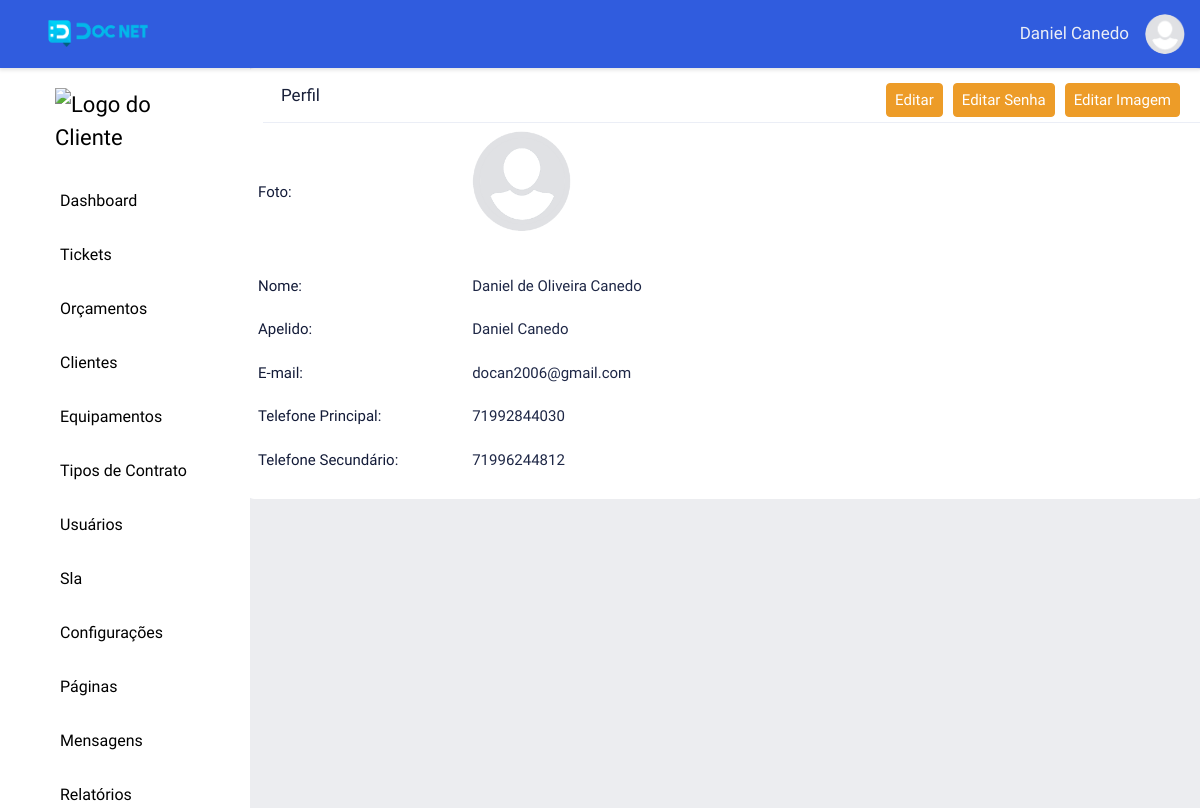
The page /view-profile/index (signed in) on the database its author committed.
### tables this page shows
CREATE TABLE `adms_levels_pages` (
  `id` int NOT NULL,
  `permission` int NOT NULL DEFAULT '2',
  `order_level_page` int NOT NULL,
  `print_menu` int NOT NULL DEFAULT '2' COMMENT '1 - Apresentar no menu, 2 - Não apresentar no menu',
  `dropdown` int NOT NULL DEFAULT '2' COMMENT '1 - Dropdow , 2 - não dropdow',
  `adms_access_level_id` int NOT NULL,
  `adms_page_id` int NOT NULL,
  `adms_items_menu_id` int NOT NULL DEFAULT '1',
  `created` datetime NOT NULL,
  `modified` datetime DEFAULT NULL
);

CREATE TABLE `adms_pages` (
  `id` int NOT NULL,
  `controller` varchar(220) NOT NULL,
  `metodo` varchar(220) NOT NULL,
  `menu_controller` varchar(220) NOT NULL,
  `menu_metodo` varchar(220) NOT NULL,
  `name_page` varchar(220) NOT NULL,
  `publish` int NOT NULL DEFAULT '2',
  `icon` varchar(45) DEFAULT NULL,
  `obs` text,
  `adms_sits_pgs_id` int NOT NULL DEFAULT '2',
  `adms_types_pgs_id` int NOT NULL,
  `adms_groups_pgs_id` int NOT NULL,
  `created` datetime NOT NULL,
  `modified` datetime DEFAULT NULL
);

CREATE TABLE `adms_items_menus` (
  `id` int NOT NULL,
  `name` varchar(220) NOT NULL,
  `icon` varchar(45) NOT NULL,
  `order_item_menu` int NOT NULL,
  `created` datetime NOT NULL,
  `modified` datetime DEFAULT NULL
);

CREATE TABLE `adms_users` (
  `id` int NOT NULL,
  `name` varchar(220) NOT NULL,
  `nickname` varchar(44) DEFAULT NULL,
  `email` varchar(220) NOT NULL,
  `user` varchar(220) NOT NULL,
  `password` varchar(220) NOT NULL,
  `recover_password` varchar(220) DEFAULT NULL,
  `conf_email` varchar(220) DEFAULT NULL,
  `image` varchar(220) DEFAULT NULL,
  `adms_sits_user_id` int NOT NULL DEFAULT '1',
  `adms_access_level_id` int DEFAULT NULL,
  `cpf` varchar(45) DEFAULT NULL,
  `rg` varchar(45) DEFAULT NULL,
  `dt_nasc` varchar(45) DEFAULT NULL,
  `sexo` int DEFAULT NULL,
  `tel_1` varchar(45) DEFAULT NULL,
  `tel_2` varchar(45) DEFAULT NULL,
  `tel_3` varchar(45) DEFAULT NULL,
  `rede_social_1` varchar(220) DEFAULT NULL,
  `rede_social_2` varchar(220) DEFAULT NULL,
  `rede_social_3` varchar(220) DEFAULT NULL,
  `logradouro` varchar(220) DEFAULT NULL,
  `numero_logr` varchar(10) DEFAULT NULL,
  `bairro` varchar(220) DEFAULT NULL,
  `cidade` varchar(220) DEFAULT NULL,
  `uf` varchar(5) DEFAULT NULL,
  `empresa_id` int NOT NULL DEFAULT '1',
  `cliente_id` int NOT NULL DEFAULT '1',
  `setor_id` int DEFAULT '1',
  `contr_id` int NOT NULL DEFAULT '1',
  `created` datetime NOT NULL,
  `modified` datetime DEFAULT NULL
);

### core/ConfigController.php (called while the page is built, shortened)
<?php
class ConfigController extends Config
{
    private string $urlController;
    private string $urlMetodo;
    private string $urlParameter;
    public function __construct()
    {
        if (!empty(filter_input(INPUT_GET, 'url', FILTER_DEFAULT))) {
            $this->url = filter_input(INPUT_GET, 'url', FILTER_DEFAULT);
            $this->urlArray = explode("/", $this->url);
            if (isset($this->urlArray[0])) {
                $this->urlController = $this->slugController($this->urlArray[0]);
            } else {
                $this->urlController = $this->slugController(CONTROLLER);
            }
            if (isset($this->urlArray[1])) {
                $this->urlMetodo = $this->slugMetodo($this->urlArray[1]);
            } else {
                $this->urlMetodo = $this->slugMetodo(METODO);
            }
            if (isset($this->urlArray[2])) {
                $this->urlParameter = $this->urlArray[2];
            } else {
                $this->urlParameter = "";
            }
        } else {
            $this->urlController = $this->slugController(CONTROLLERERRO);
            $this->urlMetodo = $this->slugMetodo(METODO);
            $this->urlParameter = "";
        }
    }
    private function slugController(string $slugController): string
    {
        $this->urlSlugController = $slugController;
        $this->urlSlugController = strtolower($this->urlSlugController);
        $this->urlSlugController = str_replace("-", " ", $this->urlSlugController);
        $this->urlSlugController = ucwords($this->urlSlugController);
        $this->urlSlugController = str_replace(" ", "", $this->urlSlugController);
        return $this->urlSlugController;
    }
    private function slugMetodo(string $urlSlugMetodo): string
    {
        $this->urlSlugMetodo = $this->slugController($urlSlugMetodo);
        $this->urlSlugMetodo = lcfirst($this->urlSlugMetodo);
        return $this->urlSlugMetodo;
    }
    public function loadPage(): void
    {
        $loadPgAdm = new \Core\CarregarPgAdmLevel();
        $loadPgAdm->loadPage($this->urlController, $this->urlMetodo, $this->urlParameter);
    }
}

### index.php (called while the page is built, shortened)
<?php
$home = new Core\ConfigController();
$home->loadPage();

### app/adms/Models/helper/AdmsRead.php (called while the page is built, shortened)
<?php
class AdmsRead extends AdmsConn
{
    private string $select;
    private array $values = [];
    private object $query;
    public function fullRead(string $query, string|null $parseString = null): void
    {
        $this->select = $query;
        if (!empty($parseString)) {
            parse_str($parseString, $this->values);
        }
        $this->exeInstruction();
    }
    private function exeInstruction(): void
    {
        $this->connection();
        try {
            $this->exeParameter();
            $this->query->execute();
            $this->result = $this->query->fetchAll();
        } catch (PDOException $err) {
            $this->result = null;
        }
    }
    private function connection(): void
    {
        $this->conn = $this->connectDb();
        $this->query = $this->conn->prepare($this->select);
        $this->query->setFetchMode(PDO::FETCH_ASSOC);
    }
    private function exeParameter(): void
    {
        if ($this->values) {
            foreach ($this->values as $link => $value) {
                if (($link == 'limit') or ($link == 'offset') or ($link == 'id')) {
                    $value = (int) $value;
                }
                $this->query->bindValue(":{$link}", $value, (is_int($value) ? PDO::PARAM_INT : PDO::PARAM_STR));
            }
        }
    }
}

### app/adms/Models/helper/AdmsConn.php (called while the page is built, shortened)
<?php
abstract class AdmsConn
{
    private string $host = HOST;
    private string $user = USER;
    private string $pass = PASS;
    private string $dbname = DBNAME;
    protected function connectDb(): object
    {
        try {
            $this->connect = new PDO("mysql:host={$this->host};dbname=" . $this->dbname, $this->user, $this->pass);
            return $this->connect;
        } catch (PDOException $err) {
            die("Erro - 001: Por favor tente novamente. Caso o problema persista, entre em contato o administrador " . EMAILADM);
        }
    }
}

### app/adms/Models/helper/AdmsMenu.php (called while the page is built, shortened)
<?php
class AdmsMenu
{
    public function itemMenu(): array|null|bool
    {
        $listMenu = new \App\adms\Models\helper\AdmsRead();
        $listMenu->fullRead(
            "SELECT lev_pag.id AS id_lev_pag, lev_pag.dropdown, lev_pag.adms_page_id,
                        pag.id AS id_pag, pag.menu_controller, pag.menu_metodo, pag.name_page, pag.icon,
                        itm_men.id AS id_itm_men, itm_men.name name_itm_men, itm_men.icon icon_itm_men
                        FROM adms_levels_pages AS lev_pag
                        INNER JOIN adms_pages AS pag ON pag.id=lev_pag.adms_page_id
                        INNER JOIN adms_items_menus AS itm_men ON itm_men.id=lev_pag.adms_items_menu_id
                        WHERE ((lev_pag.adms_access_level_id =:adms_access_level_id)
                        AND (lev_pag.permission = 1))
                        AND print_menu = 1
                        AND adms_sits_pgs_id = 1
                        ORDER BY itm_men.order_item_menu, lev_pag.order_level_page ASC",
            "adms_access_level_id=" . $_SESSION['adms_access_level_id']
        );
        $this->resultBd = $listMenu->getResult();
        if ($this->resultBd) {
            return $this->resultBd;
        } else {
            return false;
        }
    }
}

### app/adms/Models/AdmsViewProfile.php (called while the page is built, shortened)
<?php
class AdmsViewProfile
{
    private bool $result = false;
    private array|null $resultBd;
    function getResult(): bool
    {
        return $this->result;
    }
    public function viewProfile(): void
    {
        if ($_SESSION['adms_access_level_id'] == 14) {
            $viewUser = new \App\adms\Models\helper\AdmsRead();
            $viewUser->fullRead("SELECT name, nickname, email, tel_1, image
                                FROM adms_users_final
                                WHERE id=:id
                                LIMIT :limit", "id=" . $_SESSION['user_id'] . "&limit=1");
            $this->resultBd = $viewUser->getResult();
        }else{
            $viewUser = new \App\adms\Models\helper\AdmsRead();
            $viewUser->fullRead("SELECT name, nickname, email, tel_1, tel_2, image
                            FROM adms_users
                            WHERE id=:id
                            LIMIT :limit", "id=" . $_SESSION['user_id'] . "&limit=1");
        $this->resultBd = $viewUser->getResult();
        }
        if ($this->resultBd) {
            $this->result = true;
        } else {
            $_SESSION['msg'] = "<p class='alert-danger'>Erro: Perfil não encontrado!</p>";
            $this->result = false;
        }
    }
}

### app/adms/Views/users/viewProfile.php (the view, shortened to what this page needs)
<div class="wrapper">
    <div class="row">
        <div class="top-list">
            <span class="title-content">Perfil</span>
            <div class="top-list-right">
                <?php
                if (!empty($this->data['viewProfile'])) {
                    if ($this->data['button']['edit_profile']) {
                        echo "<a href='" . URLADM . "edit-profile/index' class='btn-warning'>Editar</a> ";
                    }
                    if ($this->data['button']['edit_profile_password']) {
                        echo "<a href='" . URLADM . "edit-profile-password/index' class='btn-warning'>Editar Senha</a> ";
                    }
                    if ($this->data['button']['edit_profile_image']) {
                        echo "<a href='" . URLADM . "edit-profile-image/index' class='btn-warning'>Editar Imagem</a> ";
                    }
                }
                ?>
            </div>
        </div>
        <div class="content-adm-alert">
        </div>
        <div class="content-adm">
            <?php
            if (!empty($this->data['viewProfile'])) {
                extract($this->data['viewProfile'][0]);
            ?>
                <div class="view-det-adm">
                    <span class="view-adm-title">Foto: </span>
                    <span class="view-adm-info">
                        <?php
                        if ((!empty($image)) and (file_exists("app/adms/assets/image/users/" . $_SESSION['user_id'] . "/$image"))) {
                            echo "<img src='" . URLADM . "app/adms/assets/image/users/" . $_SESSION['user_id'] . "/$image' width='100' height='100'><br><br>";
                        } else {
                            echo "<img src='" . URLADM . "app/adms/assets/image/users/icon_user.png' width='100' height='100'><br><br>";
                        }
                        ?>
                    </span>
                </div>
                <div class="view-det-adm">
                    <span class="view-adm-title">Nome: </span>
                    <span class="view-adm-info"><?php echo $name; ?></span>
                </div>
                <div class="view-det-adm">
                    <span class="view-adm-title">Apelido: </span>
                    <span class="view-adm-info"><?php echo $nickname; ?></span>
                </div>
                <div class="view-det-adm">
                    <span class="view-adm-title">E-mail: </span>
                    <span class="view-adm-info"><?php echo $email; ?></span>
                </div>
                <div class="view-det-adm">
                    <span class="view-adm-title">Telefone Principal: </span>
                    <span class="view-adm-info"><?php echo $tel_1; ?></span>
                </div>
                <?php if ($_SESSION['adms_access_level_id'] <> 14) {?>
                    <div class="view-det-adm">
                    <span class="view-adm-title">Telefone Secundário: </span>
                    <span class="view-adm-info"><?php echo $tel_2; ?></span>
                </div>
                <?php } ?>
            <?php
            }
            ?>
        </div>
    </div>
</div>

### app/adms/Views/include/menu.php (shortened to what this page needs)
<div class="content">
    <div class="sidebar">
    <div class="logo-adm">
        <?php
        if(!empty ($_SESSION['set_clie'])){
            echo "<img src='" . URLADM . "app/adms/assets/image/logo/clientes/". $_SESSION['emp_user']."/{$_SESSION['logo_emp_prin']}' width='140' alt='Logo do Cliente'>";
        } else{
            echo "<img src='" . URLADM . "app/adms/assets/image/logo/clientes/icon_user.png' width='140' alt='Logo do Cliente'>";
        }
        ?>
    </div>
        <?php
        if ((isset($this->data['menu'])) and ($this->data['menu'])) {
            $count_drop_start = 0;
            foreach ($this->data['menu'] as $item_menu) {
                extract($item_menu);
                $active_item_menu = "";
                if ($dropdown == 1) {
                    if ($count_drop_start != $id_itm_men) {
                        echo "<button class='dropdown-btn btn-active$id_itm_men'>";
                        echo "<i class='icon $icon_itm_men'></i><span>$name_itm_men</span><i class='fa-solid fa-caret-down'></i>";
                        echo "</button>";
                    }
                    $count_drop_start = $id_itm_men;
                } else {
                    echo "<a href='" . URLADM . "$menu_controller/$menu_metodo' class='sidebar-nav $active_item_menu'><i class='icon $icon'></i><span></span>$name_page</a>";
                }
            }
        }
        ?>
    </div>

### rows shown on the page
adms_levels_pages: adms_page.name_page "Dashboard"
adms_levels_pages: adms_items_menu.name "Tickets"
adms_levels_pages: adms_items_menu.name "Orçamentos"
adms_levels_pages: adms_items_menu.name "Clientes"
adms_levels_pages: adms_items_menu.name "Equipamentos"
adms_levels_pages: adms_items_menu.name "Tipos de Contrato"
adms_levels_pages: adms_items_menu.name "Usuários"
adms_levels_pages: adms_items_menu.name "Sla"
adms_levels_pages: adms_items_menu.name "Configurações"
adms_levels_pages: adms_items_menu.name "Páginas"
adms_levels_pages: adms_items_menu.name "Mensagens"
adms_levels_pages: adms_items_menu.name "Relatórios"
adms_users: name "Daniel de Oliveira Canedo", nickname "Daniel Canedo", email "docan2006@gmail.com", tel_1 "71992844030", tel_2 "71996244812"

### other values the page prints
$_SESSION['user_nickname'] "Daniel Canedo"
